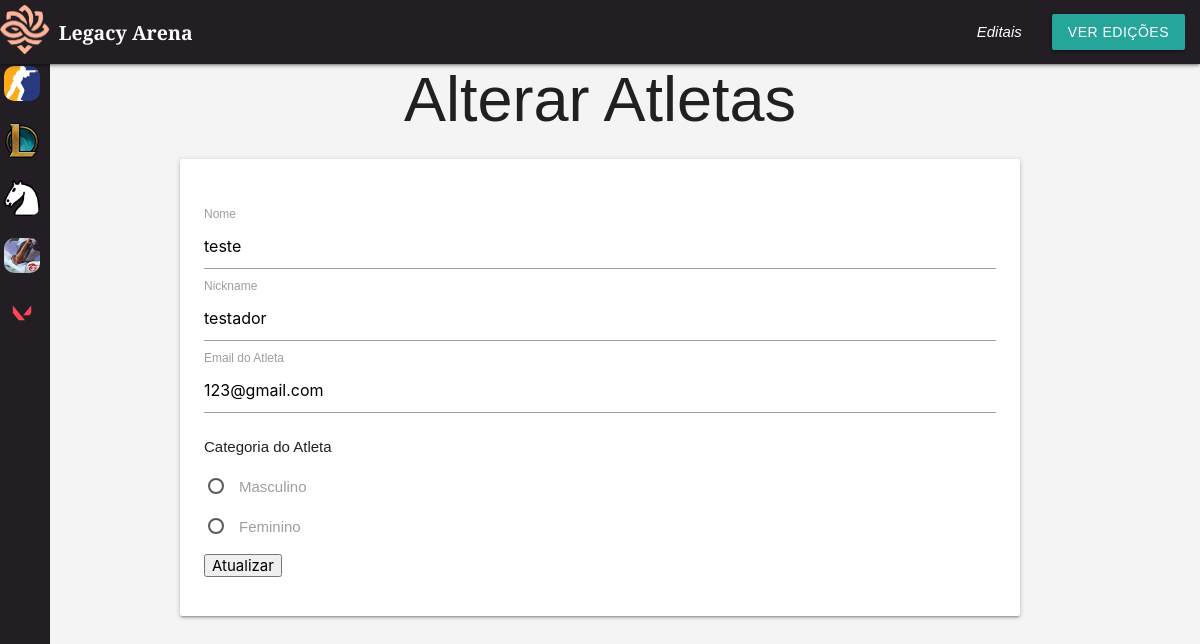
Screenshot of /crud/form-alteraratletas.php?id=10 with the database file from the repository.
### tables this page shows
CREATE TABLE IF NOT EXISTS `atleta` (
  `id` int NOT NULL AUTO_INCREMENT,
  `nome` varchar(255) NOT NULL,
  `nickname` varchar(255) NOT NULL,
  `email` varchar(255) NOT NULL,
  `categoria` varchar(255) NOT NULL,
  `id_equipe` int NOT NULL,
  PRIMARY KEY (`id`),
  UNIQUE KEY `email` (`email`)
);

### conexao.php (called while the page is built, shortened)
<?php
function executarSQL($conexao, $sql)
{
    $resultado = mysqli_query($conexao, $sql);
    return $resultado;
}

### crud/form-alteraratletas.php (the view, shortened to what this page needs)
<?php
include_once "../conexao.php";
$conexao = conectar();
include_once "header.php";
$id = $_GET['id'] ?? null;
$sql_atleta = "SELECT * FROM atleta WHERE id = $id";
$resultado_atleta = executarSQL($conexao, $sql_atleta);
$atletas = mysqli_fetch_assoc($resultado_atleta);
?>
<!DOCTYPE html>
<html lang="pt-BR">
<head>
    <link type="text/css" rel="stylesheet" href="../css/style.css" media="screen,projection" />
</head>
<body>
<main class="container"> <br>
    <h1 class="center-align">Alterar Atletas</h1>
    <div class="card-panel">
        <form action="alteraratletas.php" method="post" enctype="multipart/form-data">
            <br>
            <label>Nome
                <input type="text" name="nome" value="<?= ($atletas['nome']) ?>" required>
            </label><br>
            <label>Nickname
                <input type="text" name="nick" value="<?= ($atletas['nickname']) ?>" required>
            </label><br>
            <label>Email do Atleta
                <input type="email" name="email" value="<?= ($atletas['email']) ?>" required>
            </label><br>
            <p> Categoria do Atleta </p>
                <p>
                    <label>
                        <span>Masculino</span>
                    </label>
                </p>
                <p>
                    <label>
                        <span>Feminino</span>
                    </label>
                </p>
            <input type="submit" value="Atualizar">
        </form>
    </div>
</main>
</body>
</html>

### rows the page displays
atleta: nome "teste", nick "testador", email "123@gmail.com"
